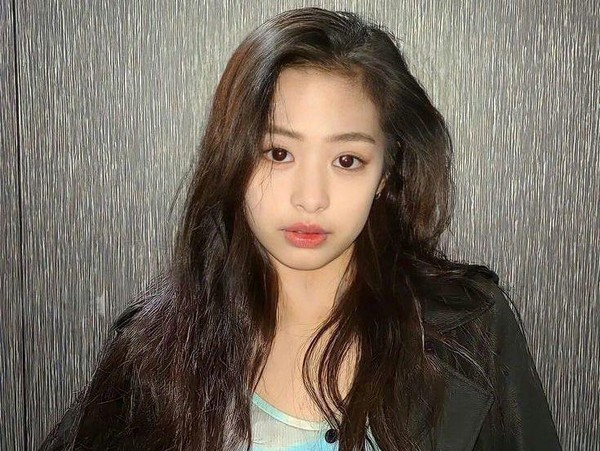
#> input picture ayon.jpeg, 600 x 451 px
$ python cpba.py
#> lines starting #> are read from the running program, lines starting #| are printed output that depends on the picture; after the words box and inside, x2 and y2 are one past the last pixel; in counts of white or black regions, pixels touching at a corner belong together
import cv2

# Read the original image
image = cv2.imread('ayon.jpeg')
#> image is the input picture: shape (451, 600, 3); mean B, G, R 92.6, 103.4, 113.4

# Convert the image to grayscale
grayscale_image = cv2.cvtColor(image, cv2.COLOR_BGR2GRAY)
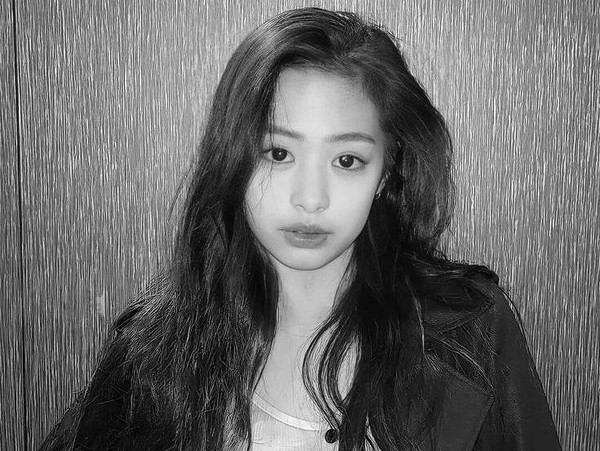
#> grayscale_image: shape (451, 600); min 0, max 255, mean 105.2

# Convert the image to black and white
bnw_image = cv2.threshold(grayscale_image, 127, 255, cv2.THRESH_BINARY)[1]
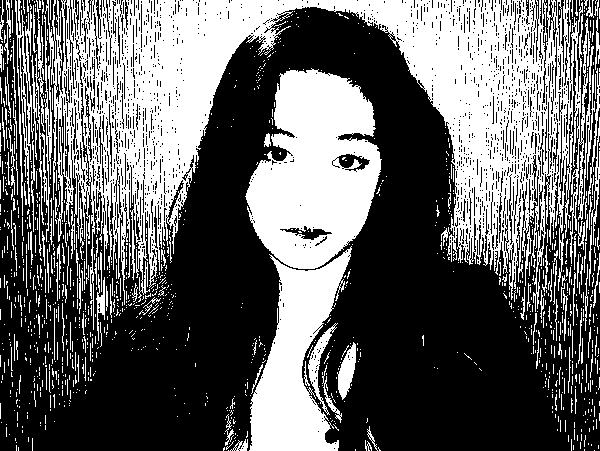
#> bnw_image: shape (451, 600); 39.8% white; 1290 white regions (1143 under 20 px), largest, box (x1, y1, x2, y2) and area: (31, 0, 595, 330) 64294, (245, 68, 382, 269) 18360, (249, 246, 352, 451) 10583

# Save the grayscale image
cv2.imwrite('ayon_grayscale.jpeg', grayscale_image)

# Save the black and white image
cv2.imwrite('ayon_bnw.jpeg', bnw_image)
